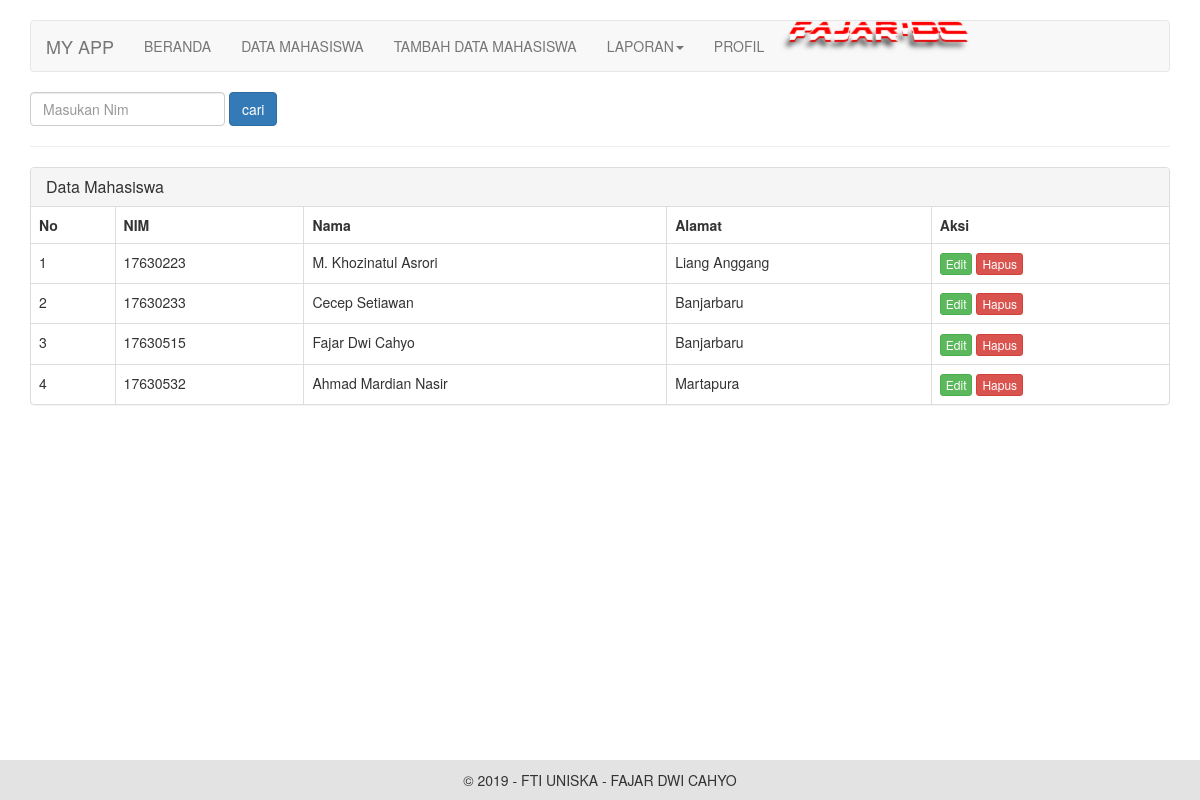
The page /show.php on the database its author committed.
### tables this page shows
CREATE TABLE `mahasiswa` (
  `id` int(11) NOT NULL,
  `nim` varchar(10) NOT NULL,
  `nama` varchar(100) NOT NULL,
  `alamat` varchar(200) NOT NULL
);

### show.php (the view)
<?php include"header.php" ?>
	<div class="row">
		<div class="col-md-12">
			<form action="show.php" method="get" class="form-inline">
				<div class="form-group">
					<input type="text" class="form-control" name="search" placeholder="Masukan Nim">
				</div>
				<input type="submit" value="cari" class="btn btn-primary">
			</form>
			<hr>
			</div>
		</div>
		<div class="row">
			<div class="col-md-12">
				<div class="panel panel-default">
					<div class="panel-heading">
						<h3 class="panel-title">Data Mahasiswa</h3>
					</div>
					<table class="table table-bordered">
						<tr>
							<th>No</th>
							<th>NIM</th>
							<th>Nama</th>
							<th>Alamat</th>
							<th>Aksi</th>
						</tr>
						<?php
							include 'connection.php';
							if (isset($_GET['search'])) {
								$keyword = $_GET['search'];
								$result = mysqli_query($con, "SELECT * FROM mahasiswa WHERE nim LIKE '%".$keyword."%'");
							}else
								$result = mysqli_query($con, "SELECT * FROM mahasiswa ORDER BY nim ASC");
							$no = 1;
							while($data = mysqli_fetch_array($result)){
						?>
							<tr>
								<td><?php echo $no++; ?></td>
								<td><?php echo $data['nim']; ?></td>
								<td><?php echo $data['nama']; ?></td>
								<td><?php echo $data['alamat']; ?></td>
								<td>
									<a class="btn btn-xs btn-success" href="update.php?id=<?php echo $data['id']; ?>">Edit</a>
									<a class="btn btn-xs btn-danger" href="delete.php?id=<?php echo $data['id']; ?>"onclick="return confirm ('Anda yakin mau menghapus item ini ?')">Hapus</a>
								</td>
							</tr>
						<?php
						}
						?>
					</table>
				</div>
			</div>
		</div>
	<?php include"footer.php" ?>

### header.php (shortened to what this page needs)
<!doctype html>
<html lang="en">
	<head>
		<link rel="stylesheet" href="css/bootstrap.min.css">
		<link href="css/site.css" rel="stylesheet">
	</head>
	<body>
		<div class="container" style="margin-top:20px;">
			<nav class="navbar navbar-default">
				<div class="container-fluid">
					<div class="navbar-header">
					<a class="navbar-brand" href="#">MY APP</a>
					</div>
					<div class="collapse navbar-collapse" id="bs-example-navbar-collapse-1">
						<ul class="nav navbar-nav">
							<li><a href="index.php">BERANDA</a></li>
							<li><a href="show.php">DATA MAHASISWA</a></li>
							<li><a href="add.php">TAMBAH DATA MAHASISWA</a></li>
							<li class="dropdown">
								<a href="print.php" class="dropdown-toggle" data-toggle="dropdown role="button" aria-haspopup="true"
								aria-expanded="false">LAPORAN<span class="caret"></span></a>
							</li>
							<li><a href="profile.php">PROFIL</a></li>
							<ul class="nav navbar-nav navbarright">
							<ul class="dropDownMenu">
							<li><img src="img/nama.png"/></li>
							</ul>
							</ul>
						</ul>
					</div>
				</div>
			</nav>

### footer.php (shortened to what this page needs)
			</div>
			<footer>
			 <span>&copy; 2019 - FTI UNISKA - FAJAR DWI CAHYO</div></span>
			</footer>
	</body>
</html>

### css/site.css (style rules this page uses)
.dropDownMenu, .dropDownMenu ul { list-style: none; margin: 0; padding: 0; }
.navbarright { float: right !important; }
.dropDownMenu li { position: relative; }
.dropDownMenu > li { display: inline-block; vertical-align: top; margin-left: -4px; }
.dropDownMenu > li:first-child { margin-left: 0; }

### header.php (style rules this page uses)
footer { padding: 10px 0; position: fixed; left: 0; bottom: 0; width: 100%; background: #e3e3e3; text-align: center; }

### rows shown on the page
mahasiswa: nim "17630223", nama "M. Khozinatul Asrori", alamat "Liang Anggang"
mahasiswa: nim "17630233", nama "Cecep Setiawan", alamat "Banjarbaru"
mahasiswa: nim "17630515", nama "Fajar Dwi Cahyo", alamat "Banjarbaru"
mahasiswa: nim "17630532", nama "Ahmad Mardian Nasir", alamat "Martapura"
